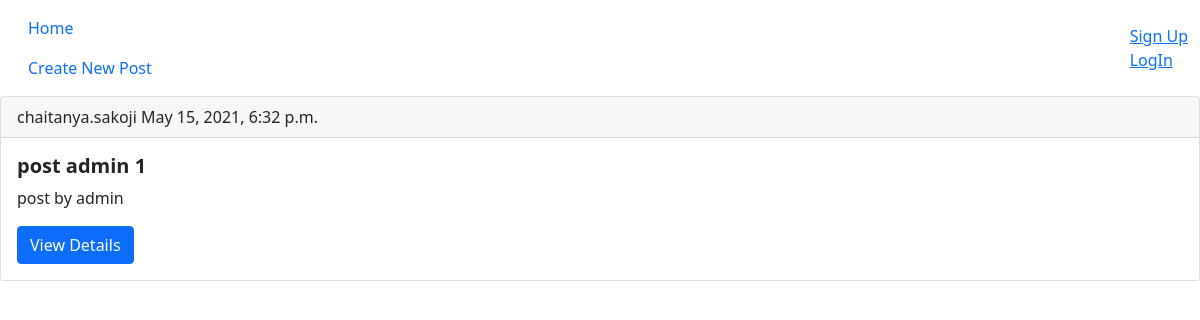
/, run on an earlier commit of the app's database.
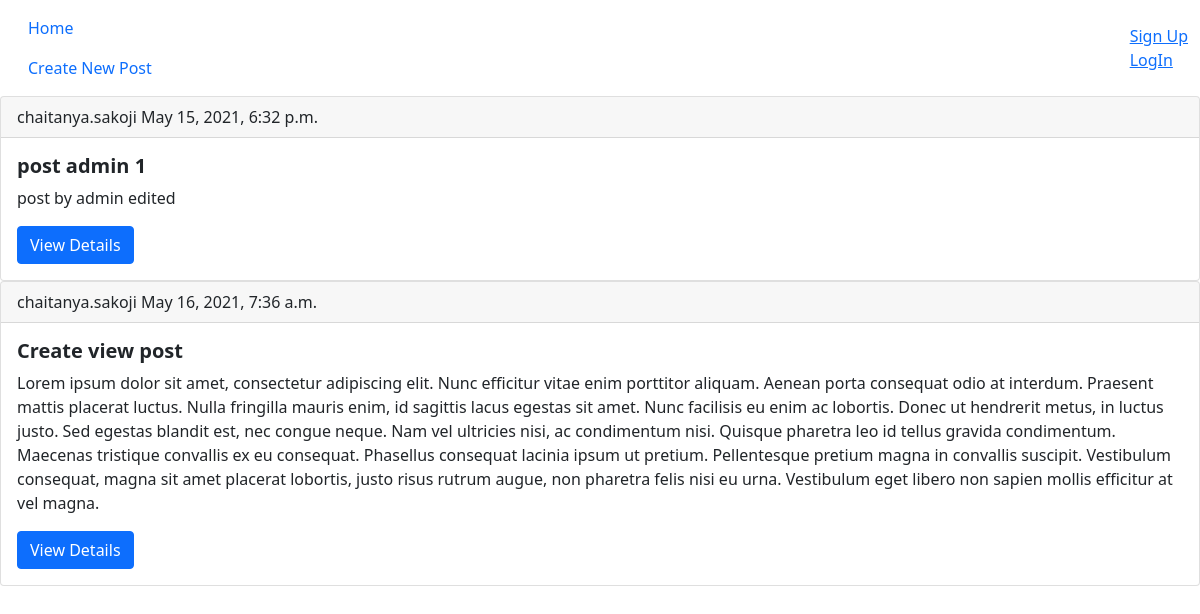
And on a later commit of the database.
### posts/models.py (models this page shows, shortened)
class Post(models.Model):
    title = models.CharField(max_length=100)
    author = models.ForeignKey(CustomUser, on_delete=models.CASCADE)
    timestamp = models.DateTimeField(auto_now_add=True)
    description = models.TextField()

### users/models.py (models this page shows)
class CustomUser(AbstractUser):
    age = models.PositiveIntegerField(default=0)
    def __str__(self):
        return self.username

### posts/views.py (the view)
# urls.py: path('', ViewAllPosts.as_view(), name='home'),
class ViewAllPosts(ListView):
    model = Post
    template_name = 'home.html'

### templates/home.html (shortened to what this page needs)
{% extends 'base.html' %}
{% block links %}
<a class="nav-link" href="{% url 'create_post' %}">Create New Post</a>
{% endblock links %}
{% block content %}
{% for post in object_list %}
<div class="card">
    <div class="card-header">
        {{ post.author }}
        {{ post.timestamp }}
    </div>
    <div class="card-body">
        <h5 class="card-title fw-bold">{{ post.title }}</h5>
        <p class="card-text">{{ post.description }}</p>
        <a href="{% url 'post_details' pk=post.id %}" class="btn btn-primary">View Details</a>
    </div>
</div>
{% endfor %}
{% endblock content %}

What changed in the data, as far as the page shows it:
changed Post "post admin 1": description "post by admin" → "post by admin edited"
added Post: author "chaitanya.sakoji", timestamp "May 16, 2021, 7:36 a.m.", title "Create view post", description "Lorem ipsum dolor sit amet, consectetur adipiscing elit. Nunc efficitur vitae enim porttitor aliquam. Aenean porta consequat odio at interdum. Praesent mattis placerat luctus. Nulla fringilla mauris enim, id sagittis lacus egestas sit amet. Nunc facilisis eu enim ac lobortis. Donec ut hendrerit metus, in luctus justo. Sed egestas blandit est, nec congue neque. Nam vel ultricies nisi, ac condimentum nisi. Quisque pharetra leo id tellus gravida condimentum. Maecenas tristique convallis ex eu consequat. Phasellus consequat lacinia ipsum ut pretium. Pellentesque pretium magna in convallis suscipit. Vestibulum consequat, magna sit amet placerat lobortis, justo risus rutrum augue, non pharetra…"
